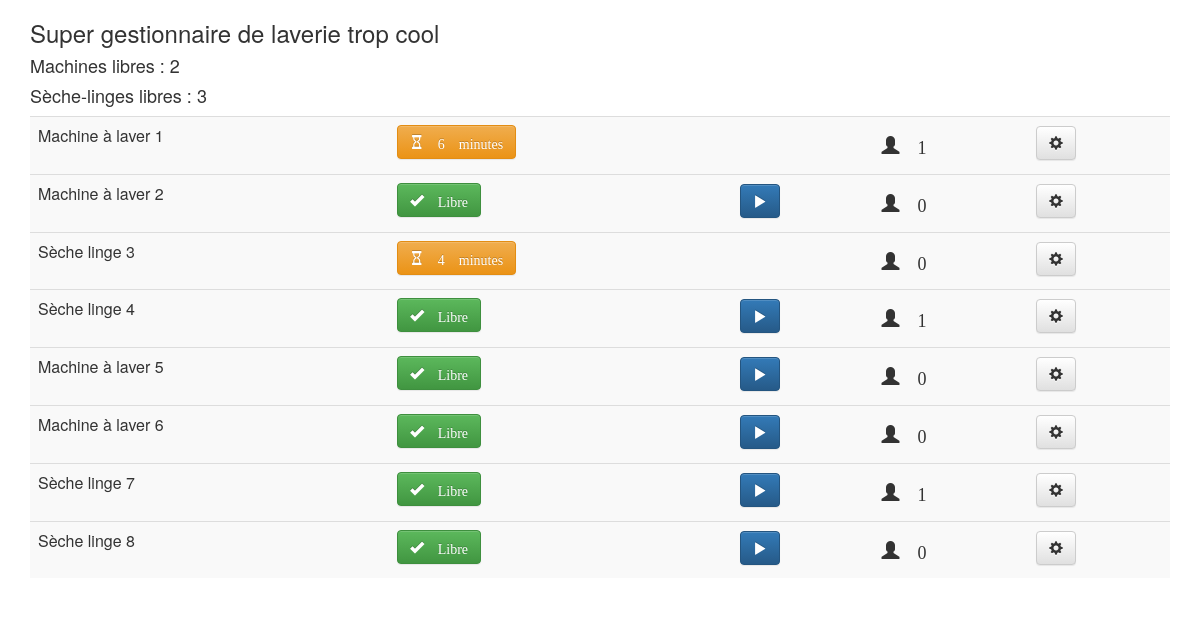
The app's page /laverie/corriger_decompte/3/3 with its own data.
### laverie/models.py (models this page shows, shortened)
class Appareil(models.Model):
    duree = models.IntegerField(default=50)
    heure_fin = models.DateTimeField(default=timezone.now)
    temps_restant = models.DurationField(default=timezone.timedelta(),null=True)
    interesses = models.IntegerField(default=0)
    libre = models.BooleanField(default=True)
    TYPES = (
        ('machine', 'Machine à laver'),
        ('seche_linge', 'Sèche linge'),
    )
    type = models.CharField(max_length=20, choices=TYPES, default='machine')
    def __str__(self):
        if self.type == 'machine':
            type = 'Machine à laver'
        else:
            type = 'Sèche linge'
        return type + " " + str(self.id)
    def actualiser(self):
        temps_restant = self.temps_restant = self.heure_fin - timezone.now()
        if self.libre:
            if temps_restant.days >= 0:
                self.libre = False
        else:
            if temps_restant.days >= 0:
                self.temps_restant = temps_restant
            else:
                self.libre = True
                self.temps_restant = timezone.timedelta()
        self.save()
    def get_minutes_restantes(self):
        return (60+self.temps_restant.seconds)//60
    def reste_longtemps(self):
        return self.get_minutes_restantes() > 15

### laverie/views.py (the view)
# urls.py: url(r'corriger_decompte/(?P<id>[0-9]+)/(?P<valeur>[0-9]+)$', views.corriger_decompte, name='corriger_decompte'),
def corriger_decompte(request, id, valeur):
    print("Correction de " + str(id))
    appareil = Appareil.objects.get(id=id)
    print("Heure de fin valait " + str(appareil.heure_fin))
    appareil.heure_fin = timezone.now() + timezone.timedelta(minutes=int(valeur))
    appareil.save()
    appareil.actualiser()
    print("Heure de fin vaut maintenant " + str(appareil.heure_fin))
    return index(request)

### laverie/views.py (called while the page is built)
def index(request):
    appareils = Appareil.objects.all()
    nb_machines_libres = Appareil.objects.filter(type="machine", libre=True).count()
    nb_seche_linges_libres = Appareil.objects.filter(type="seche_linge", libre=True).count()
    for a in appareils:
        a.actualiser()
        a.save()
    return render(request, 'laverie/index.html', locals())

### laverie/templates/laverie/index.html (shortened to what this page needs)
<!DOCTYPE html>
<html lang="fr">
<head>
    <link rel="stylesheet" href="https://maxcdn.bootstrapcdn.com/bootstrap/3.3.6/css/bootstrap.min.css">
    <link rel="stylesheet" href="https://maxcdn.bootstrapcdn.com/bootstrap/3.3.6/css/bootstrap-theme.min.css">
</head>
<body>
<div class="container" >
    <h3>Super gestionnaire de laverie trop cool</h3>
    <h4>Machines libres : {{ nb_machines_libres }} </h4>
    <h4>Sèche-linges libres :  {{ nb_seche_linges_libres }} </h4>
    <table class="table table-responsive table-striped">
        <tbody>
        {% for appareil in appareils %}
            <tr>
                <td>
                    <span class = "panel-title">{{ appareil }}</span>
                </td>
                <td>
                    {% if appareil.libre %}
                        <div class="btn btn-success">
                            <div class="glyphicon glyphicon-ok"> Libre</div>
                        </div>
                    {% else %}
                        {% if appareil.reste_longtemps %}
                            <div class="btn btn-danger">
                                <div class="glyphicon glyphicon-hourglass"> {{ appareil.get_minutes_restantes }} minutes</div>
                            </div>
                        {% else %}
                            <div class="btn btn-warning">
                                <div class="glyphicon glyphicon-hourglass"> {{ appareil.get_minutes_restantes }} minutes</div>
                            </div>
                        {% endif %}
                    {% endif %}
                </td>
                <td>
                    {% if appareil.libre %}
                        <button type="button" class="btn btn-primary glyphicon glyphicon-play "
                                onclick="lancer_decompte({{ appareil.id }})">
                        </button>
                    {% endif %}
                </td>
                <td>
                    <h4>
                        <div class="glyphicon glyphicon-user"> {{  appareil.interesses }}</div>
                    </h4>
                </td>
                <td>
                    <button type = "button"
                            data-toggle = "collapse"
                            class="btn btn-default glyphicon glyphicon-cog"
                            data-target="#options_{{ appareil.id }}">
                    </button>
                </td>
            </tr>
        {% endfor %}
        </tbody>
    </table>
</div>
</body>
</html>

### records on screen
Appareil: type+id "Machine à laver 1", get_minutes_restantes "6", interesses "1"
Appareil: type+id "Machine à laver 2", libre "Libre", interesses "0"
Appareil: type+id "Sèche linge 3", get_minutes_restantes "4", interesses "0"
Appareil: type+id "Sèche linge 4", libre "Libre", interesses "1"
Appareil: type+id "Machine à laver 5", libre "Libre", interesses "0"
Appareil: type+id "Machine à laver 6", libre "Libre", interesses "0"
Appareil: type+id "Sèche linge 7", libre "Libre", interesses "1"
Appareil: type+id "Sèche linge 8", libre "Libre", interesses "0"

### other values on screen
{{ nb_machines_libres }} "2"
{{ nb_seche_linges_libres }} "3"
